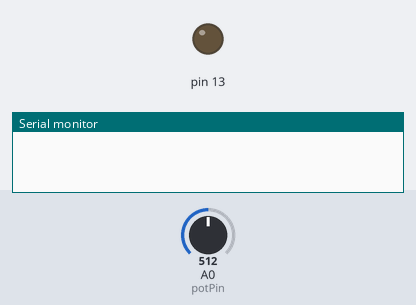
Simulated run of this sketch. Board: Arduino Uno, built with avr-gcc and run on an emulated ATmega328P. Shown: output pins drawn as LEDs (lit = HIGH), the last lines printed to the serial monitor. Dashed ring = blinking. The inputs (shaded band) are chosen by the test bench; at power-on: A0 (potPin) = 512.

Above: at 1.1 s.
At 2.9 s:
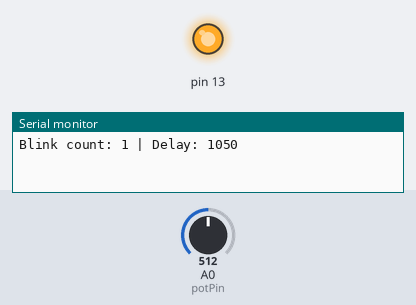
3.0 s: A0 (potPin) set to 122
6.5 s: A0 (potPin) set to 0
At 6.96 s:
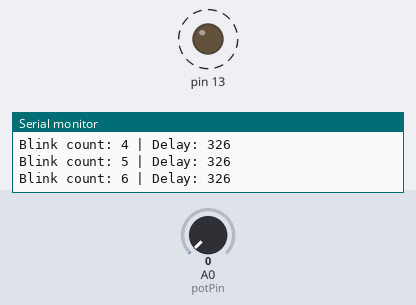
Timing chart, 0 to 16.0 s (numbered marks = the images above; inputs shaded):
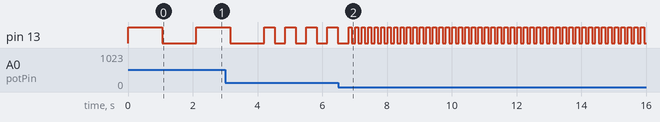

The sketch:

led_blink.ino
```cpp
/**
 * @file led_blink.ino
 * @author Heli Gupta
 * @date 2026-07-05
 * @brief Potentiometer-controlled LED blink with serial logging.
 *        This sketch reads an analog value from a potentiometer to adjust
 *        the blink rate of an LED connected to digital pin 13, and prints
 *        the current blink count and delay to the Serial Monitor.
 */

int blinkCount = 0;
const int potPin = A0;

void setup() {
  pinMode(13, OUTPUT);
  Serial.begin(9600);
}
void loop() {
  int potValue = analogRead(potPin);
  int delayTime = map(potValue, 0, 1023, 100, 2000);

  digitalWrite(13, HIGH);
  delay(delayTime);
  digitalWrite(13, LOW);
  delay(delayTime);
  blinkCount++;
  Serial.print("Blink count: ");
  Serial.print(blinkCount);
  Serial.print(" | Delay: ");
  Serial.println(delayTime);
}
```

Measured:
- after the input at 6.5 s, pin 13: alternates HIGH for 0.10 s and LOW for 0.10 s, starting after 0.41 s
- by itself, pin 13: repeats every 0.65 s: HIGH 0.33 s, LOW 0.33 s
